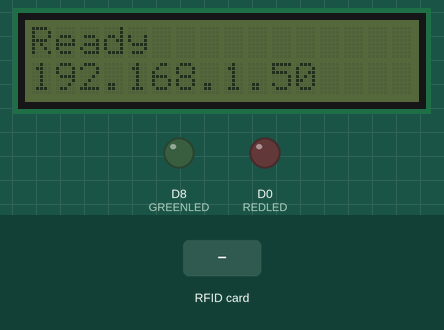
Simulated run of this sketch. Board: ESP8266 (NodeMCU). Parts: 16×2 character LCD, output pins drawn as LEDs (lit = HIGH). The inputs (shaded band) are chosen by the test bench. WiFi joins after 1.5 s; servers stay silent unless stated; what the sketch prints to the serial monitor is not drawn.

Above: at 2.9 s.
3.0 s: RFID card F3 BE 8A 11 held to the reader
At 4.1 s:
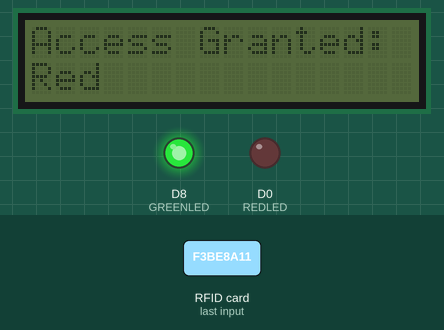
6.0 s: RFID card 5E 7A 19 C4 held to the reader
At 6.6 s:
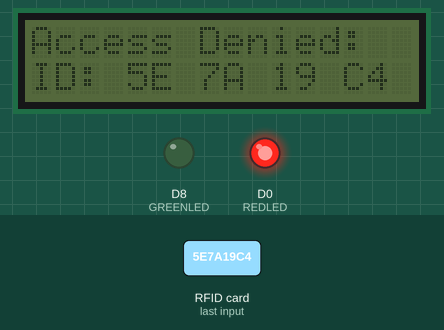
9.0 s: RFID card D8 F6 F3 99 held to the reader
At 10.0 s:
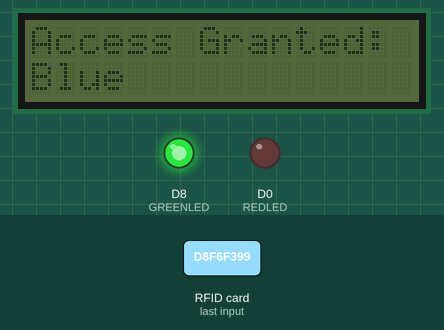
12.0 s: RFID card 2A 94 3A 96 held to the reader
At 12.3 s:
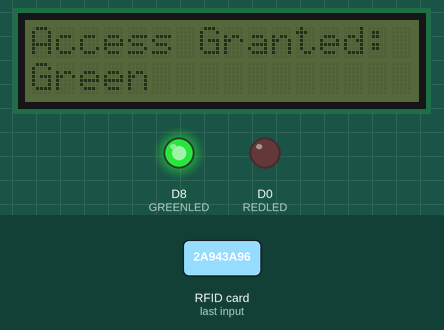
Timing chart, 0 to 15.5 s (numbered marks = the images above; inputs shaded):
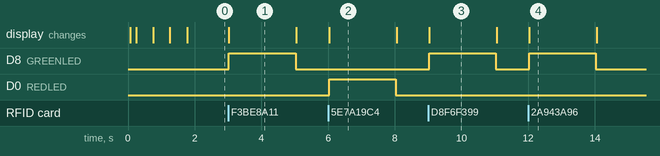

Measured:
- after the input at 3.0 s, D8 (GREENLED): LOW → HIGH at once, → LOW 2.0 s later; the display: changes at once (image 1)
- after the input at 6.0 s, D0 (REDLED): LOW → HIGH at once, → LOW 2.0 s later; the display: changes at once (image 2)
- after the input at 9.0 s, D8 (GREENLED): LOW → HIGH at once, → LOW 2.0 s later; the display: changes at once (image 3)
- after the input at 12.0 s, D8 (GREENLED): LOW → HIGH at once, → LOW 2.0 s later; the display: changes at once (image 4)
- what the display in image 1 shows lasts 2.0 s, from 3.0 s to 5.0 s

The sketch:

ESP8266_RFID_LCD.ino
```cpp
#include <SPI.h>
#include <MFRC522.h>
#include <LiquidCrystal_I2C.h>
#include <ESP8266WiFi.h>
#include <ESPAsyncTCP.h>
#include <ESPAsyncWebServer.h>
#include "webserver.h"

#define SS_PIN 2     //D4
#define RST_PIN 0    //D3
#define REDLED 16    //D1
#define GREENLED 15  //D8

LiquidCrystal_I2C lcd(0x27, 16, 2);

MFRC522 mfrc522(SS_PIN, RST_PIN);  // Create MFRC522 instance.

const char* ssid = "WiFi Name";
const char* password = "Password";

AsyncWebServer localServer(80);

uint8_t PERSON1 = 0;
uint8_t PERSON2 = 0;
uint8_t PERSON3 = 0;
uint8_t UNKNOWN = 0;

String processor(const String& var) {
  if (var == "PERSON1") {
    return String(PERSON1);
  }
  if (var == "PERSON2") {
    return String(PERSON2);
  }
  if (var == "PERSON3") {
    return String(PERSON3);
  }
  if (var == "UNKNOWN") {
    return String(UNKNOWN);
  }
  return String();
}


void setup() {
  Serial.begin(9600);  // Initiate a serial communication
  SPI.begin();         // Initiate  SPI bus
  mfrc522.PCD_Init();  // Initiate MFRC522
  mfrc522.PCD_DumpVersionToSerial();

  byte count = 0;

  Wire.begin(4, 5);

  for (byte i = 8; i < 120; i++) {
    Wire.beginTransmission(i);
    if (Wire.endTransmission() == 0) {
      Serial.print("Found address: ");
      Serial.print(i, DEC);
      Serial.print(" (0x");
      Serial.print(i, HEX);
      Serial.println(")");
      count++;
      delay(1);  // maybe unneeded?
    }            // end of good response
  }              // end of for loop
  Serial.println("Done.");
  Serial.print("Found ");
  Serial.print(count, DEC);
  Serial.println(" device(s).");

  lcd.init();
  delay(100);
  lcd.clear();
  lcd.setCursor(0, 0);
  lcd.print("Connecting");

  pinMode(REDLED, OUTPUT);
  pinMode(GREENLED, OUTPUT);

  digitalWrite(REDLED, LOW);
  digitalWrite(GREENLED, LOW);

  system_set_os_print(0);
  connectWifi();

  localServer.on("/", HTTP_GET, [](AsyncWebServerRequest* request) {
    request->send_P(200, "text/html", index_html, processor);
  });

  localServer.begin();
}
void loop() {
  // Look for new cards
  if (!mfrc522.PICC_IsNewCardPresent()) {
    return;
  }
  // Select one of the cards
  if (!mfrc522.PICC_ReadCardSerial()) {
    return;
  }
  //Show UID on serial monitor
  Serial.println();
  Serial.print(" UID tag :");
  String content = "";
  for (byte i = 0; i < mfrc522.uid.size; i++) {
    Serial.print(mfrc522.uid.uidByte[i] < 0x10 ? " 0" : " ");
    Serial.print(mfrc522.uid.uidByte[i], HEX);
    content.concat(String(mfrc522.uid.uidByte[i] < 0x10 ? " 0" : " "));
    content.concat(String(mfrc522.uid.uidByte[i], HEX));
  }
  content.toUpperCase();
  Serial.println();

  if (content.substring(1) == "F3 BE 8A 11")  //change UID of the card that you want to give access
  {
    lcd.clear();
    //delay(500);
    lcd.setCursor(0, 0);
    lcd.print("Access Granted:");
    lcd.setCursor(0, 1);
    lcd.print("Red");
    PERSON1++;
    digitalWrite(GREENLED, HIGH);
  } else if (content.substring(1) == "D8 F6 F3 99")  //change UID of the card that you want to give access
  {
    lcd.clear();
    //delay(500);
    lcd.setCursor(0, 0);
    lcd.print("Access Granted:");
    lcd.setCursor(0, 1);
    lcd.print("Blue");
    PERSON2++;
    digitalWrite(GREENLED, HIGH);
  }else if (content.substring(1) == "2A 94 3A 96")  //change UID of the card that you want to give access
  {
    lcd.clear();
    //delay(500);
    lcd.setCursor(0, 0);
    lcd.print("Access Granted:");
    lcd.setCursor(0, 1);
    lcd.print("Green");
    PERSON3++;
    digitalWrite(GREENLED, HIGH);
  } else {
    lcd.clear();
    //delay(500);
    lcd.setCursor(0, 0);
    lcd.print("Access Denied:");
    lcd.setCursor(0, 1);
    lcd.print("ID:");
    lcd.print(content);
    UNKNOWN++;
    digitalWrite(REDLED, HIGH);
  }

  delay(2000);
  digitalWrite(GREENLED, LOW);
  digitalWrite(REDLED, LOW);
  lcd.clear();
  lcd.setCursor(5, 0);
  lcd.print("Ready");
  lcd.setCursor(2, 1);
  lcd.print("Scan a card");
}

void connectWifi() {
  if (WiFi.status() != WL_CONNECTED) {  // Connect to Wi-Fi network with SSID and password
    //Serial.print("Connecting to ");
    //Serial.println(ssid);
    WiFi.begin(ssid, password);
    while (WiFi.status() != WL_CONNECTED) {
      delay(500);
      lcd.print(".");
      //Serial.print(".");
    }
    // Print local IP address and start web server
    //Serial.println("");
    //Serial.println("WiFi connected.");
    //Serial.println("IP address: ");
    //if (printDebug)
    Serial.println(WiFi.localIP());
    lcd.clear();
    lcd.setCursor(0, 0);
    lcd.print("Ready");
    lcd.setCursor(0, 1);
    lcd.print(WiFi.localIP());
  }
}
```

webserver.h
```cpp
const char index_html[] PROGMEM = R"rawliteral(
<!DOCTYPE HTML><html>
<head>
  <meta name="viewport" content="width=device-width, initial-scale=1">
  <title>ESP8266 Access Portal</title>
  <style>
    html {font-family: Times New Roman; display: inline-block; text-align: center;}
    h2 {font-size: 2.3rem; color: #E9eeee;}
    p {font-size: 1.5rem; color: #E9eeee;}
    body {max-width: 400px; margin:0px auto; padding-bottom: 25px; background: #2c3233;}
    .slider { -webkit-appearance: none; margin: 5px; width: 360px; height: 25px; background: #8300CE;
      outline: none; -webkit-transition: .2s; transition: opacity .2s;}
    .slider::-webkit-slider-thumb {-webkit-appearance: none; appearance: none; width: 35px; height: 35px; background:#01070a; cursor: pointer;}
    .slider::-moz-range-thumb { width: 35px; height: 35px; background: #01070a; cursor: pointer; }
    .button { background-color: #195B6A; border: none; color: white; padding: 16px 20px;
    text-decoration: none; font-size: 20px; margin: 2px; cursor: pointer;}
    .button2 {background-color: #77878A;}
  </style>
</head>
<body>
  <h2>Tech Talkies Access management</h2>
  <p>Red: %PERSON1% times</p>
  <p>Blue: %PERSON2% times</p>
  <p>Green: %PERSON3% times</p>
  <p>Unauthorized: %UNKNOWN% times</p>
<script>

</script>
</body>
</html>
)rawliteral";
```
